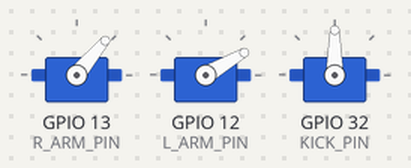
Bench run of a sketch on a simulated ESP32. Parts: 3 × servo.

Above: at 0.05 s.
Timing chart, 0 to 3.0 s (numbered marks = the images above):
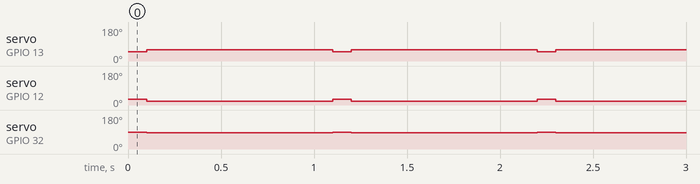

Measured:
- by itself, servo on GPIO 13 (R_ARM_PIN): alternates 60° for 1.0 s and 50° for 0.10 s
- by itself, servo on GPIO 12 (L_ARM_PIN): alternates 30° for 0.10 s and 20° for 1.0 s
- by itself, servo on GPIO 32 (KICK_PIN): alternates 90° for 0.10 s and 85° for 1.0 s

The sketch:

servos.ino
```cpp
#include <ESP32Servo.h>

#define R_ARM_PIN 13
#define L_ARM_PIN 12
#define KICK_PIN 32

#define R_UP 60
#define R_DOWN 50
#define L_UP 20
#define L_DOWN 30
#define K_UP 85
#define K_DOWN 90

Servo r_arm;  //0-80 = down-front
Servo l_arm;  //80-0 = down-front
Servo kick;   //85-90-85 = kick

void setup()
{
  Serial.begin(115200);

  r_arm.attach(R_ARM_PIN);
  l_arm.attach(L_ARM_PIN);
  kick.attach(KICK_PIN);
}

void loop()
{
  kick.write(K_DOWN);
  r_arm.write(R_DOWN);
  l_arm.write(L_DOWN);
  delay(100);
  kick.write(K_UP);
  r_arm.write(R_UP);
  l_arm.write(L_UP);
  delay(1000);
}
```
